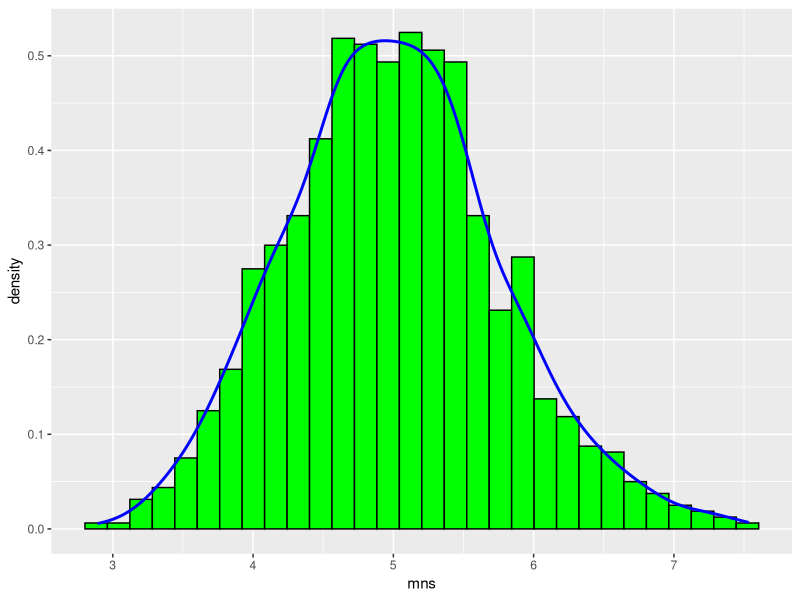

The R source for this figure:
## ---- chunk 1
library(ggplot2)

set.seed(1234)
## ---- chunk 2
mns = NULL
for (i in 1 : 1000) mns = c(mns, mean(rexp(40,0.2)))
sample_mean <- mean(mns)
sample_mean
## ---- chunk 3
theoretical_mean <- 1 / 0.2 
theoretical_mean
## ---- chunk 4
results <- sample_mean - theoretical_mean
results
## ---- chunk 5
mns = NULL
for (i in 1 : 1000) mns = c(mns, mean(rexp(40,0.2)))
sample_var <- var(mns)
sample_var
## ---- chunk 6
theoretical_var <- (1/0.2)^2/40
theoretical_var
## ---- chunk 7
results <- sample_var - theoretical_var
results
## ---- chunk 8
plot <- ggplot(data.frame(mns), aes(x = mns))
plot <- plot + geom_histogram(aes(y=..density..), color = "black", fill = "green")
plot + geom_density(colour="blue", size=1);
